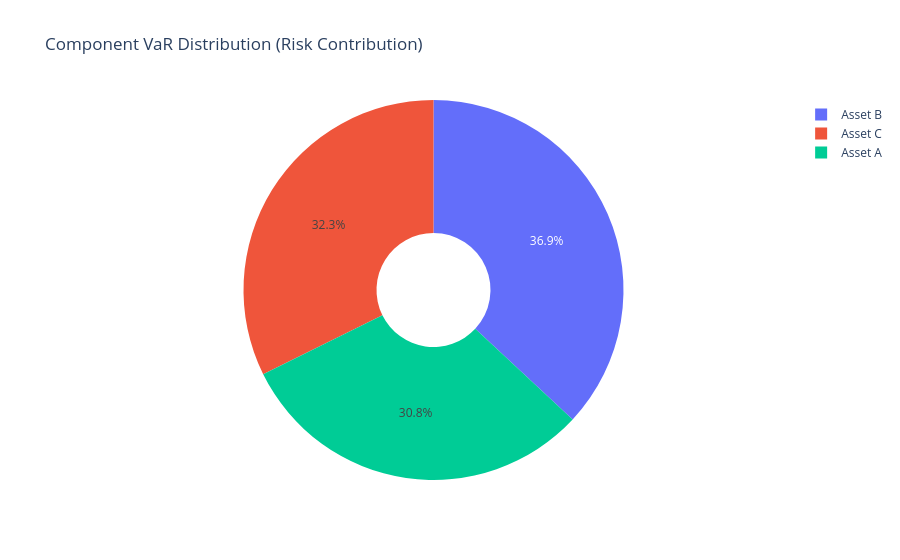
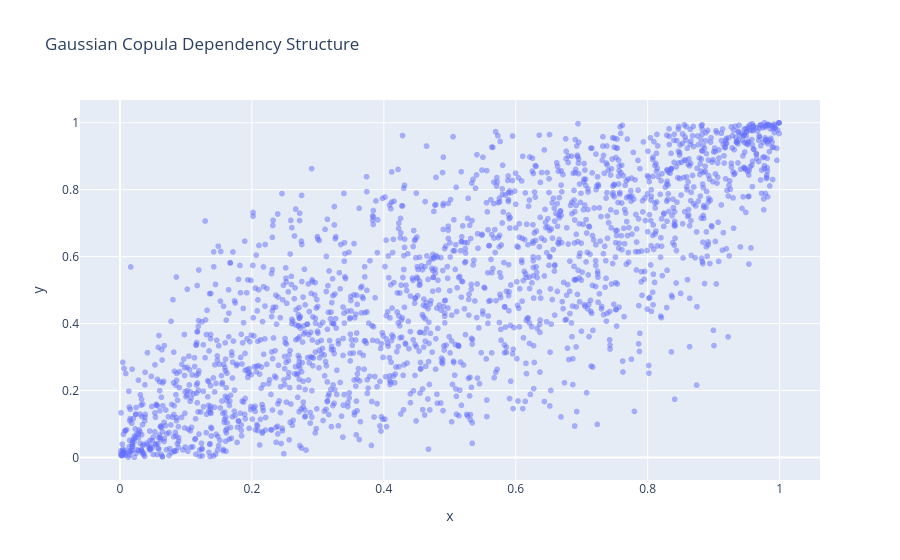

The notebook cell saved with these charts, in order:
### Markdown cell above
## 3. Portfolio Risk: Copulas & Decomposition
Gaussian Copulas model the dependency between multiple assets, capturing how they move together regardless of their individual distributions. Risk Decomposition then breaks down total portfolio Value at Risk into individual asset contributions, allowing managers to identify and mitigate specific sources of risk.

### Code cell
from portfolio_risk.decomposition import RiskDecomposer, CopulaEngine

weights = np.array([0.4, 0.3, 0.3])
cov = np.array([
    [0.0004, 0.0001, 0.0002],
    [0.0001, 0.0009, 0.0003],
    [0.0002, 0.0003, 0.0006]
])

decomposer = RiskDecomposer(weights, cov)
mvar = decomposer.calculate_marginal_var(0.99)
cvar = decomposer.calculate_component_var(0.99)

fig_risk = go.Figure(data=[go.Pie(labels=['Asset A', 'Asset B', 'Asset C'], values=cvar, hole=.3)])
fig_risk.update_layout(title='Component VaR Distribution (Risk Contribution)')
fig_risk.show()

# Copula dependency visualization
corr = np.array([[1.0, 0.8], [0.8, 1.0]])
copula = CopulaEngine(corr)
samples = copula.generate_gaussian_copula_samples(2000)
fig_copula = px.scatter(x=samples[:, 0], y=samples[:, 1], opacity=0.5, title='Gaussian Copula Dependency Structure')
fig_copula.show()

### Figure 1 — Plotly figure (JSON) as saved in the notebook; plotly's stock layout.template omitted (floating-point values rounded to 4 significant figures)
{"data": [{"hole": 0.3, "labels": ["Asset A", "Asset B", "Asset C"], "type": "pie", "values": [0.0129, 0.01549, 0.01355]}], "layout": {"title": {"text": "Component VaR Distribution (Risk Contribution)"}}}

### Figure 2 — Plotly figure (JSON) as saved in the notebook; plotly's stock layout.template omitted (floating-point values rounded to 4 significant figures; data arrays with more than 128 entries replaced by an {"elided": "..."} marker saying what was removed)
{"data": [{"hovertemplate": "x=%{x}<br>y=%{y}<extra></extra>", "legendgroup": "", "marker": {"color": "#636efa", "opacity": 0.5, "symbol": "circle"}, "mode": "markers", "name": "", "showlegend": false, "type": "scattergl", "x": {"elided": "2000 float values"}, "xaxis": "x", "y": {"elided": "2000 float values"}, "yaxis": "y"}], "layout": {"legend": {"tracegroupgap": 0}, "title": {"text": "Gaussian Copula Dependency Structure"}, "xaxis": {"anchor": "y", "domain": [0.0, 1.0], "title": {"text": "x"}}, "yaxis": {"anchor": "x", "domain": [0.0, 1.0], "title": {"text": "y"}}}}
